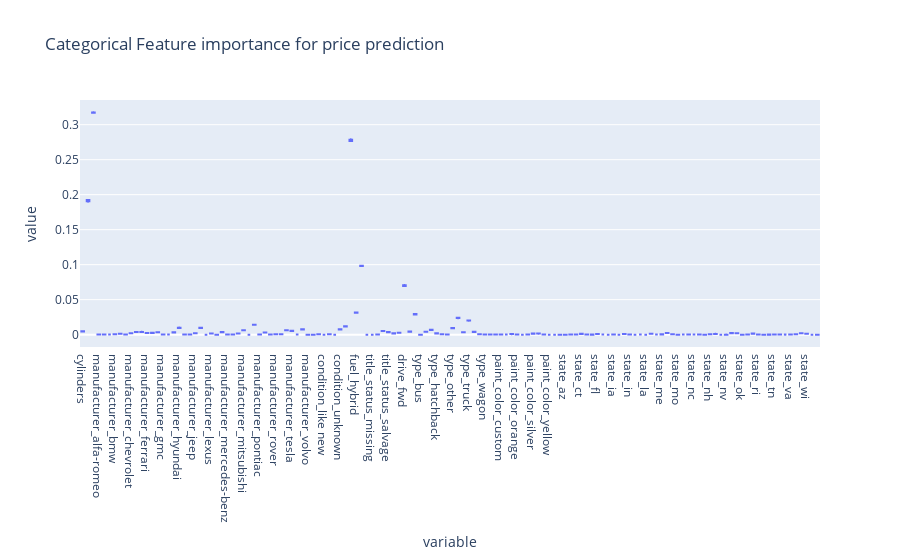

The notebook cell saved with this chart:
### Code cell
from sklearn.inspection import permutation_importance
import plotly.express as px


perm_importance = permutation_importance(
    model, 
    X_train, 
    y_train, 
    n_repeats=3,       # Reduced from 10
    n_jobs=-1,         # Uses all CPU cores
    #max_samples=10000  # Scores on 10k random rows instead of 277k
)

df2 = pd.DataFrame(perm_importance['importances'])
df3 = df2.T
df3.columns = X_train.columns

px.box(data_frame=df3, orientation='v', title = 'Feature importance for price prediction')

### Figure 1 — Plotly figure (JSON) as saved in the notebook; plotly's stock layout.template omitted (floating-point values rounded to 4 significant figures; data arrays with more than 128 entries replaced by an {"elided": "..."} marker saying what was removed)
{"data": [{"alignmentgroup": "True", "hovertemplate": "variable=%{x}<br>value=%{y}<extra></extra>", "legendgroup": "", "marker": {"color": "#636efa"}, "name": "", "notched": false, "offsetgroup": "", "orientation": "v", "showlegend": false, "type": "box", "x": {"elided": "414 str values"}, "x0": " ", "xaxis": "x", "y": {"elided": "414 float values"}, "y0": " ", "yaxis": "y"}], "layout": {"boxmode": "group", "legend": {"tracegroupgap": 0}, "title": {"text": "Categorical Feature importance for price prediction"}, "xaxis": {"anchor": "y", "domain": [0, 1], "title": {"text": "variable"}}, "yaxis": {"anchor": "x", "domain": [0, 1], "title": {"text": "value"}}}}
